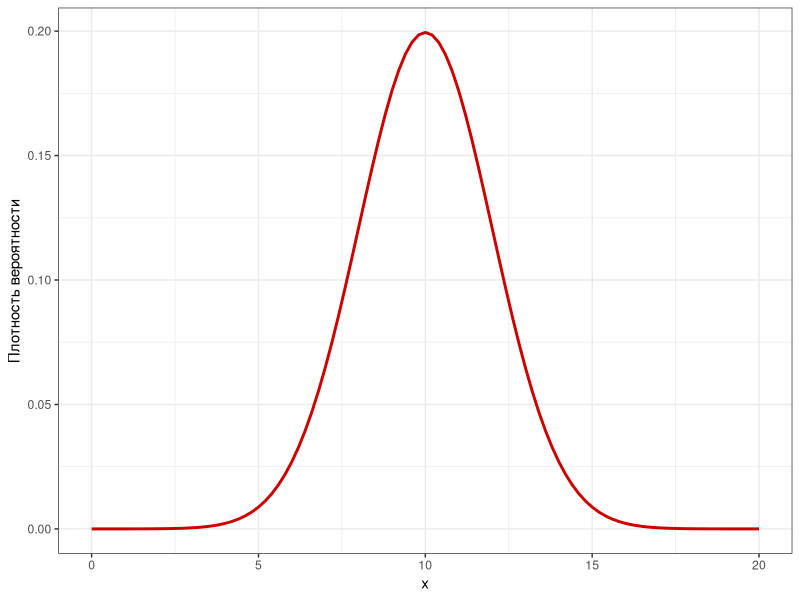
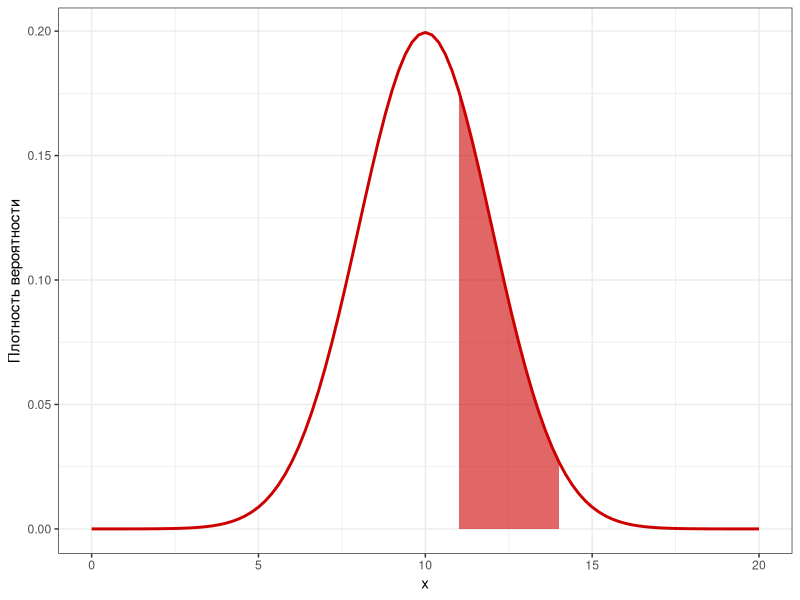
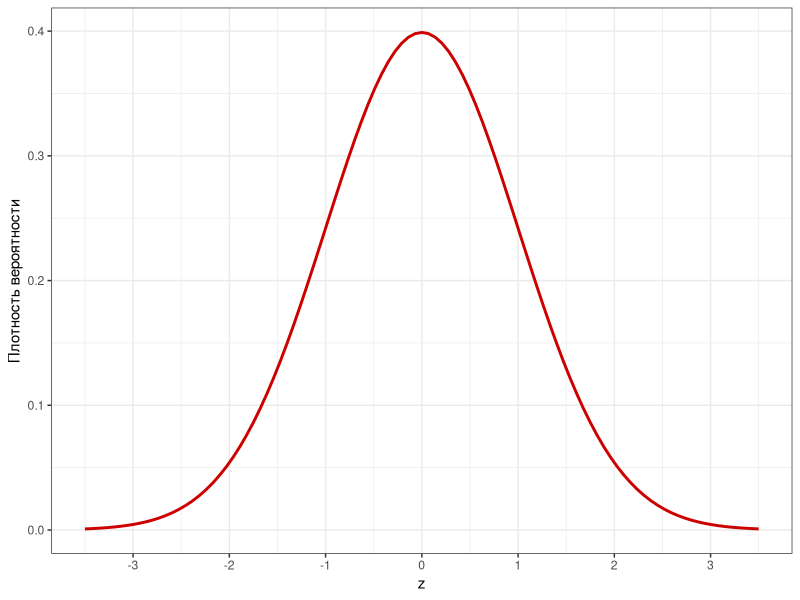
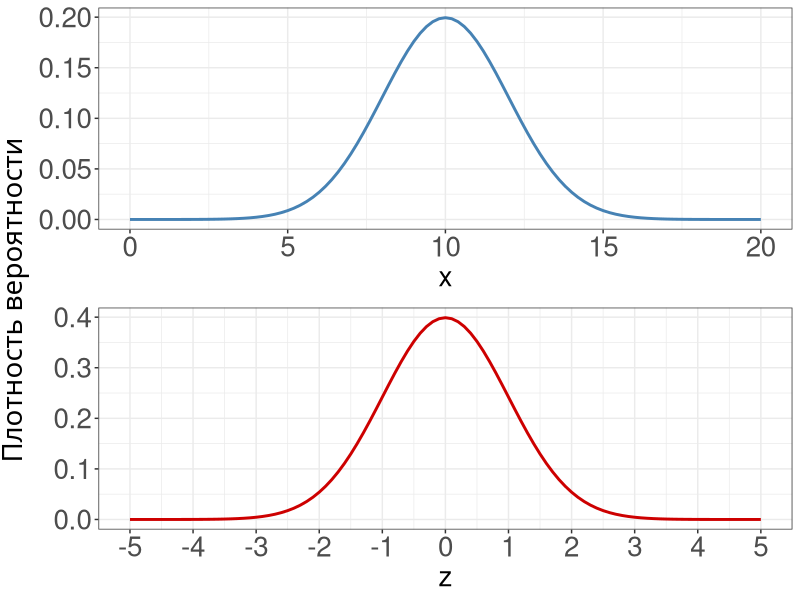
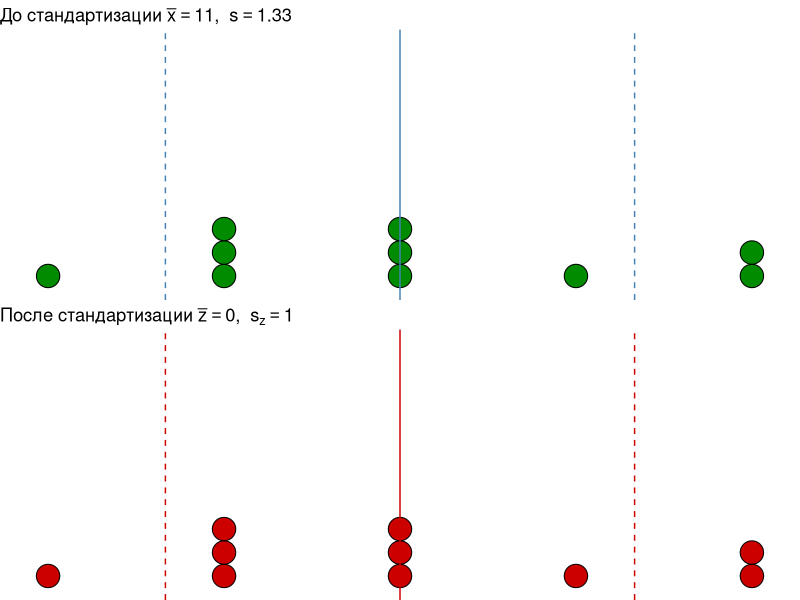
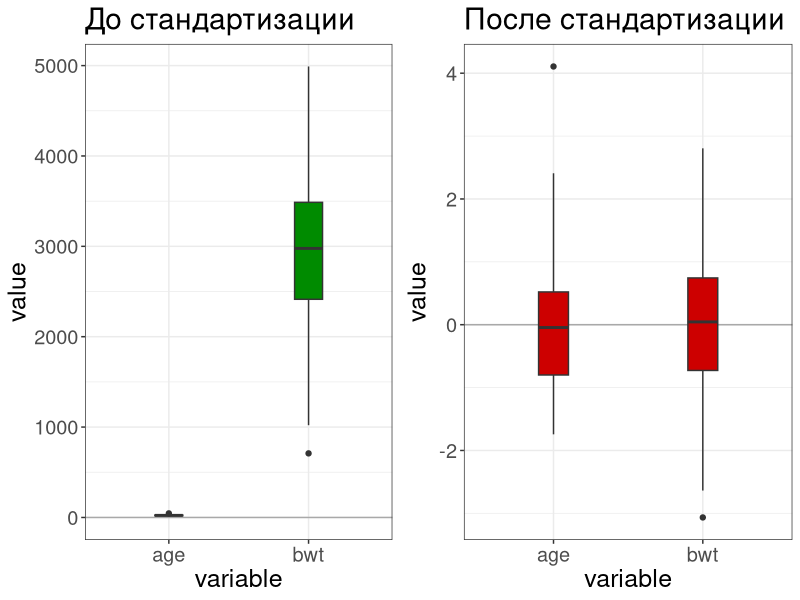
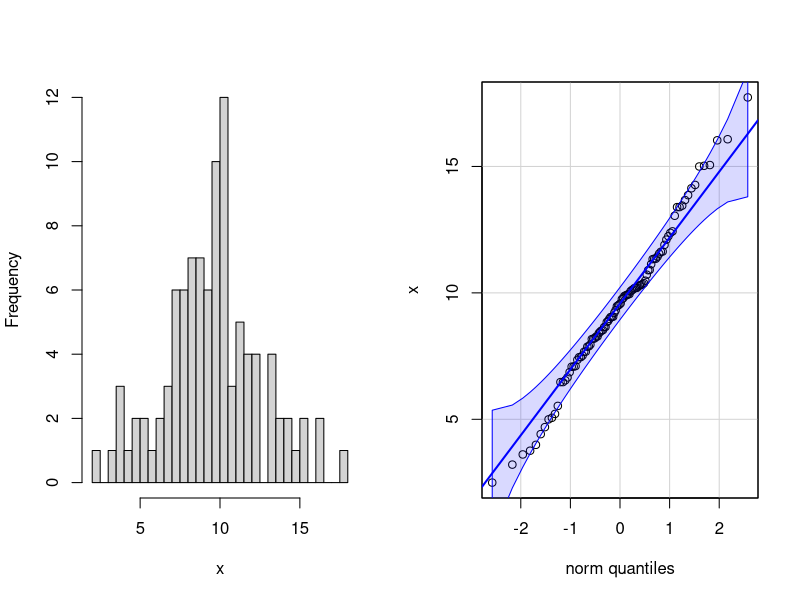
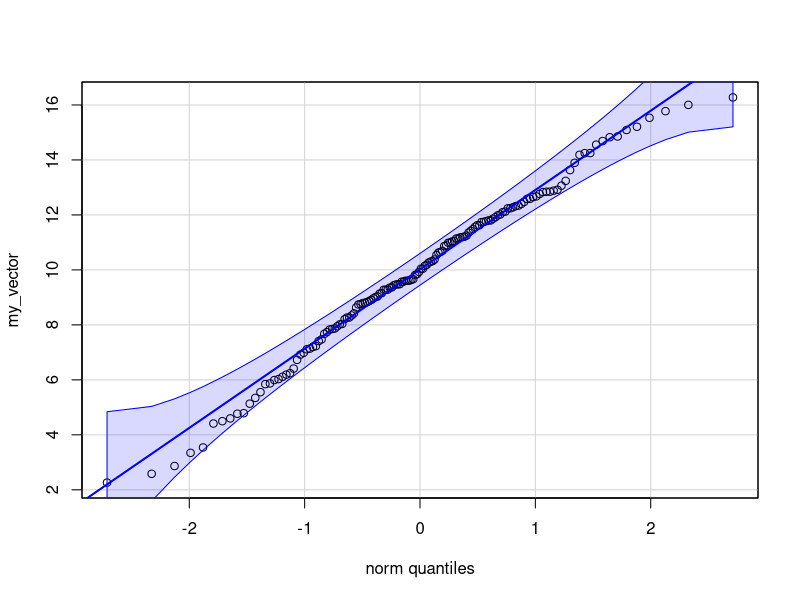

Reproduce these figures in R, in order. (Note: this script raises an error after producing the figures.)
## ---- chunk 1
library(knitr)
library(ggplot2)
library(gridExtra)
library(cowplot)

opts_chunk$set(tidy = FALSE, fig.width = 7, fig.height = 7, warning = FALSE, message = FALSE, echo = TRUE, fig.align='center')


## ---- chunk 2
library(cowplot)
library(ggplot2)
theme_set(theme_bw())
ND_curve <- ggplot(data = data.frame(x = 0:20), aes(x = x)) +
  stat_function(fun = dnorm, args = list(mean = 10, sd = 2), 
                colour = 'red3', size = 1) +
  labs(y = 'Плотность вероятности')
ND_curve
## ---- chunk 3
ND_curve + 
    stat_function(geom = 'area', fun = dnorm, args = list(mean = 10, sd = 2), 
                  xlim = c(11, 14), alpha = 0.6, fill = 'red3')
## ---- chunk 4
ggplot(data = data.frame(x = -3.5:3.5), aes(x = x)) +
  stat_function(fun = dnorm, args = list(mean = 0, sd = 1), 
                colour = 'red3', size = 1) +
  scale_x_continuous(breaks = -3:3) +
  labs(x = 'z', y = 'Плотность вероятности')
## ---- chunk 5
gg_sample <- ggplot(data = data.frame(x = 0:20), aes(x = x)) +
  stat_function(fun = dnorm, args = list(mean = 10, sd = 2), 
                colour = 'steelblue', size = 1) +
    theme(axis.text = element_text(size = 20),
        axis.title = element_text(size = 20)) +
    labs(y = ' ')

gg_z <- ggplot(data = data.frame(x = -5:5), aes(x = x)) +
  stat_function(fun = dnorm, args = list(mean = 0, sd = 1), 
                colour = 'red3', size = 1) +
  scale_x_continuous(breaks = -5:5) +
  theme(axis.text = element_text(size = 20),
        axis.title = element_text(size = 20)) +
  labs(x = 'z', y = ' ', size = 20)

gg_sample_z <- plot_grid(gg_sample, gg_z, ncol = 1, align = 'v')
ggdraw(gg_sample_z) + 
  draw_label('Плотность вероятности', angle = 90, x = 0.015, y = 0.5, size = 20, fontfamily = 'GT Eesti Pro Display')
## ---- chunk 6
set.seed(4122113)

Xi <- round(rnorm(n = 10, mean = 10, sd = 2), 0)
Mu <- mean(Xi)
Sd <- sd(Xi)
Zi <- (Xi - Mu) / Sd
Z <- data.frame(Xi, Zi)

lab_sample <- substitute(paste('До стандартизации', ~bar(x)==Mu, ',  ', s==Sd),
                         list(Mu = format(Mu, digits = 1, nsmall = 0), 
                              Sd = format(Sd, digits = 1, nsmall = 2)))
lab_z <- expression(paste('После стандартизации', ~bar(z)==0, ',  ', s[z]==1))

gg_sample <- ggplot(data = Z, aes(x = Xi)) + 
  geom_dotplot(fill = 'green4') +
  scale_x_continuous(breaks = seq(0, 20, 1)) +
  geom_vline(xintercept = mean(Xi), 
             colour = 'steelblue') +
  geom_vline(xintercept = mean(Xi) + sd(Xi) * c(-1, 1), 
             colour = 'steelblue', linetype = 'dashed') + 
  labs(title = lab_sample, x = 'x') +
  theme(text = element_text(size = 20))
  

gg_z <- ggplot(data = Z, aes(x = Zi)) + 
  geom_dotplot(fill = 'red3') +
  geom_vline(xintercept = mean(Zi), 
             colour = 'red3') +
  geom_vline(xintercept = mean(Zi) + sd(Zi) * c(-1, 1), 
             colour = 'red3', linetype = 'dashed') +
  labs(title = lab_z, x = 'z') +
  theme(text = element_text(size = 20))
  
    

plot_grid(gg_sample + theme_void(),
          gg_z + theme_void(), 
          ncol = 1)
## ---- chunk 7
library(dplyr)
library(tidyr)
data('birthwt', package = 'MASS')
gg_unscaled <- birthwt %>% 
  dplyr::select(age, bwt) %>% 
  gather(variable, value) %>% 
  ggplot(aes(x = variable, y = value)) + 
  geom_hline(yintercept = 0, colour = 'darkgrey') +
  geom_boxplot(fill = 'green4', width = 0.2) +
  labs(title = 'До стандартизации') + 
  theme(text = element_text(size = 18))

gg_scaled <- birthwt %>% 
  dplyr::select(age, bwt) %>% 
  scale() %>% data.frame() %>% 
  gather(variable, value) %>%
  ggplot(aes(x = variable, y = value)) + 
  geom_hline(yintercept = 0, colour = 'darkgrey') +
  geom_boxplot(fill = 'red3', width = 0.2) +
  labs(title = 'После стандартизации') + 
  theme(text = element_text(size = 18))

plot_grid(gg_unscaled, gg_scaled, ncol = 2)
## ---- chunk 8
library(car)
set.seed(9109)
x <- rnorm(n = 100, mean = 10, sd = 3)
par(mfrow = c(1, 2))
hist(x, nclass = 30, main = "")
qqPlot(x, id = FALSE)
par(mfrow = c(1, 1))
## ---- chunk 9
set.seed(9128)
my_vector <- rnorm(n = 150, mean = 10, sd = 3)
library(car)
qqPlot(my_vector, id = FALSE) # квантильный график
## ---- chunk 10
library(car)
set.seed(3287447)
x <-c(rnorm(n = 75, mean = 10, sd = 4), rnorm(n = 75, mean = 30, sd = 6))
par(mfrow = c(1, 2))
hist(x, nclass = 30, main = '')
qqPlot(x, id = FALSE)
par(mfrow = c(1, 1))
## ---- chunk 11
set.seed(8921)
x <- rpois(n = 100, lambda = 4)
par(mfrow = c(1, 2))
hist(x , nclass = 30, main = '')
qqPlot(x, id = FALSE)
par(mfrow = c(1, 1))
## ---- chunk 12
set.seed(49199158)
x <- rt(n = 150, df = 6)
par(mfrow = c(1, 2))
hist(x , nclass = 30, main = '')
qqPlot(x, id = FALSE)
par(mfrow = c(1, 1))
## ---- chunk 13
set.seed(1298)
x <- rchisq(n = 150, df = 1)
par(mfrow = c(1, 2))
hist(x, nclass = 30, main = '')
qqPlot(x, id = FALSE)
par(mfrow = c(1, 1))
## ---- chunk 14
data("women")
str(women)
qqPlot(women$height, id = FALSE)
## ---- chunk 15
data("iris")
str(iris)
op <- par(mfrow = c(1, 2))
qqPlot(iris$Sepal.Length, id = FALSE)
hist(iris$Sepal.Length)
par(op)
## ---- chunk 16
data("lynx")
str(lynx)
op <- par(mfrow = c(1, 2))
qqPlot(lynx, id = FALSE)
hist(lynx)
par(op)
## ---- chunk 17
mu <- 0; sig <- 1; X1 <- -2; X2 <- 2
dfr <- data.frame(z = seq(-4, 4, length.out = 1000))

gg_part <- ggplot(dfr, aes(x = z)) +
  scale_x_continuous(name = 'z', breaks = -3:3) +
  labs(y = 'Плотность вероятности') +
  geom_vline(xintercept = c(-0.5, 1.25), linetype = 'dashed', colour = 'red') +
  stat_function(geom = 'area', fun = dnorm, args = list(mean = mu, sd = sig), 
                size = 1, fill = 'red3', alpha = 0.5, xlim = c(-0.5, 1.25)) +
  stat_function(geom = 'line', fun = dnorm, args = list(mean = mu, sd = sig), 
                size = 1, colour = 'red3') +
  theme(text = element_text(size = 18))

gg_part +
annotate(geom = 'text', parse = TRUE,
           x = mu, y = 0.15, 
           label = "P")
## ---- chunk 18
mu <- 0; sig <- 1; X1 <- -1.5; X2 <- 1.5
dfr <- data.frame(z = seq(-4, 4, length.out = 1000))

gg_all <- ggplot(dfr, aes(x = z)) +
  scale_x_continuous(name = 'z', breaks = -3:3) +
  labs(y = 'Плотность вероятности') + 
  stat_function(geom = 'area', fun = dnorm, args = list(mean = mu, sd = sig), 
                size = 1, fill = 'red3', alpha = 0.5) +
  stat_function(geom = 'line', fun = dnorm, args = list(mean = mu, sd = sig), 
                size = 1, colour = 'red3')

gg_all +
annotate(geom = 'text', parse = TRUE,
           x = mu, y = 0.15, 
           label = "P[group('(',list(-infinity, infinity),')')] == 1")
## ---- chunk 19
gg_X1 <- ggplot(dfr, aes(x = z)) +
  scale_x_continuous(name = 'z', breaks = -3:3) +
  labs(y = 'Плотность вероятности') + 
    stat_function(geom = 'line', fun = dnorm, args = list(mean = mu, sd = sig), 
                  size = 1, colour = 'red3') +
  geom_vline(xintercept = X1, linetype = 'dashed', colour = 'red') +
  annotate('point', x = X1, y = dnorm(X1, mean = mu, sd = sig), 
           colour = 'red3', fill = 'lightblue', shape = 21, size = 3) +
  annotate(geom = 'text', parse = TRUE, 
             x = X1, y = dnorm(X1, mean = mu, sd = sig), 
             label = paste0("P[(x == ", X1, ")] == 0"), 
             hjust = 1.1, size = 6) +
  theme(text = element_text(size = 18))

gg_X1
## ---- chunk 20
gg_less_X2 <- ggplot(data = dfr, aes(x = z)) +
  geom_vline(xintercept = X2, linetype = 'dashed', colour = 'red') +
  scale_x_continuous(name = 'z', breaks = -3:3) +
  stat_function(fun = dnorm, args = list(mean = mu, sd = sig), 
                colour = 'red3', size = 3) +
  labs(x = 'Значение', y = 'Плотность вероятности') +
  stat_function(geom = 'area', fun = dnorm, args = list(mean = mu, sd = sig), 
                xlim = c(min(dfr$z), X2), alpha = 0.6, fill = 'red3') +
  theme(text = element_text(size = 18))

gg_less_X2 +
    annotate(geom = 'text', parse = TRUE, 
           x = X2, y = dnorm(X2, mean = mu, sd = sig), 
           label = paste0("P[(x <= ", X2, ")]"), 
           hjust = 1.1, size = 5)
## ---- chunk 21
gg_greater_X2 <- ggplot(data = dfr, aes(x = z)) +
  geom_vline(xintercept = X2, linetype = 'dashed', colour = 'red') +
  scale_x_continuous(name = 'z', breaks = -3:3) +
  stat_function(fun = dnorm, args = list(mean = mu, sd = sig), 
                colour = 'red3', size = 1) +
  labs(x = 'Значение', y = 'Плотность вероятности') +
  stat_function(geom = 'area', fun = dnorm, args = list(mean = mu, sd = sig), 
                xlim = c(X2, max(dfr$z)), alpha = 0.6, fill = 'red3')

gg_greater <- plot_grid(gg_greater_X2 + theme_void(), 
          gg_all + theme_void(), 
          gg_less_X2 + theme_void(), 
          nrow = 1)

gg_greater <- ggdraw(gg_greater) + 
  draw_label(label = '=', size = 20, x = 0.33, y = 0.5) +
  draw_label(label = '–', size = 20, x = 0.66, y = 0.5)

gg_between_X1X2 <- ggplot(data = dfr, aes(x = z)) +
  geom_vline(xintercept = X1, linetype = 'dashed', colour = 'red') +
  geom_vline(xintercept = X2, linetype = 'dashed', colour = 'red') +
  scale_x_continuous(name = 'z', breaks = -3:3) +
  stat_function(fun = dnorm, args = list(mean = mu, sd = sig), 
                colour = 'red3', size = 1) +
  labs(x = 'Значение', y = 'Плотность вероятности') +
  stat_function(geom = 'area', fun = dnorm, args = list(mean = mu, sd = sig), 
                xlim = c(X1, X2), alpha = 0.6, fill = 'red3')
gg_less_X1 <- ggplot(data = dfr, aes(x = z)) +
  geom_vline(xintercept = X1, linetype = 'dashed', colour = 'red') +
  scale_x_continuous(name = 'z', breaks = -3:3) +
  stat_function(fun = dnorm, args = list(mean = mu, sd = sig), 
                colour = 'red3', size = 1) +
  labs(x = 'Значение', y = 'Плотность вероятности') +
  stat_function(geom = 'area', fun = dnorm, args = list(mean = mu, sd = sig), 
                xlim = c(min(dfr$z), X1), alpha = 0.6, fill = 'red3')

gg_between <- plot_grid(gg_between_X1X2 + theme_void(),
                        gg_less_X2 + theme_void(), 
                        gg_less_X1 + theme_void(), 
                        nrow = 1)

gg_between <- ggdraw(gg_between) + 
  draw_label(label = '=', size = 20, x = 0.33, y = 0.5) +
  draw_label(label = '–', size = 20, x = 0.66, y = 0.5)

plot_grid(gg_greater, gg_between, nrow = 2)
## ---- chunk 22
#| fig-width: 5
#| fig-align: center
knitr::include_graphics("images/tres-caracoles.jpg")
## ---- chunk 23
Z_1 <- (3 - 5) / 1.5
pnorm(q = Z_1)
# или то же самое
pnorm(q = 3, mean = 5, sd = 1.5)
## ---- chunk 24
mu <- 5; sig <- 1.5; X1 <- 3; X2 <- 6
dfr <- data.frame(x = seq(0, 10, length.out = 1000))
dfr$y <- dnorm(dfr$x, mean = mu, sd = sig)
dfr$y[!(dfr$x < X1)] <- NA

ggplot(dfr, aes(x = x)) +
  stat_function(fun = dnorm, args = list(mean = mu, sd = sig), size = 1, geom = "line", colour = "steelblue") +
  scale_x_continuous(name = "Диаметр", breaks = 1:9,
                     sec.axis = sec_axis(~(. - mu)/sig, name = "Z-оценка", breaks = -4:4)) +
  labs(y = "Плотность вероятности") +
  geom_area(aes(x = x, y = y), fill = "steelblue", alpha = 0.5) +
  geom_vline(xintercept = X1, colour = "red3", linetype = "dashed")
## ---- chunk 25
1 - pnorm(q = 6, mean = 5, sd = 1.5)
## ---- chunk 26
dfr <- data.frame(x = seq(0, 10, length.out = 1000))
dfr$y <- dnorm(dfr$x, mean = mu, sd = sig)
dfr$y[!(dfr$x > X2)] <- NA
ggplot(dfr, aes(x = x)) +
  stat_function(fun = dnorm, args = list(mean = mu, sd = sig), size = 1, geom = "line", colour = "steelblue") +
  scale_x_continuous(name = "Диаметр", breaks = 1:8,
                     sec.axis = sec_axis(~(. - mu)/sig, name = "Z-оценка", breaks = -4:4)) +
  labs(y = "Плотность вероятности") +
  geom_area(aes(x = x, y = y), fill = "steelblue", alpha = 0.5) +
  geom_vline(xintercept = X2, colour = "red3", linetype = "dashed")
## ---- chunk 27
pnorm(q = 6, mean = 5, sd = 1.5) - 
  pnorm(q = 3, mean = 5, sd = 1.5)
## ---- chunk 28
dfr <- data.frame(x = seq(0, 10, length.out = 1000))
dfr$y <- dnorm(dfr$x, mean = mu, sd = sig)
dfr$y[!(dfr$x > X1 & dfr$x < X2)] <- NA
ggplot(dfr, aes(x = x)) +
  stat_function(fun = dnorm, args = list(mean = mu, sd = sig), size = 1, geom = "line", colour = "steelblue") +
  scale_x_continuous(name = "Диаметр", breaks = 1:9,
                     sec.axis = sec_axis(~(. - mu)/sig, name = "Z-оценка", breaks = -4:4)) +
  labs(y = "Плотность вероятности") +
  geom_area(aes(x = x, y = y), fill = "steelblue", alpha = 0.5) +
  geom_vline(xintercept = X1, colour = "red3", linetype = "dashed") +
  geom_vline(xintercept = X2, colour = "red3", linetype = "dashed")
## ---- chunk 29
Z_short <- (160 - 174.7) / 6.65
pnorm(q = Z_short)
# или то же самое
pnorm(q = 160, mean = 174.7, sd = 6.65)
## ---- chunk 30
mu <- 174.7; sig <- 6.65; X1 <- 160; X2 <- 190
dfr <- data.frame(x = seq(150, 200, length.out = 1000))
dfr$y <- dnorm(dfr$x, mean = mu, sd = sig)
dfr$y[!(dfr$x < X1)] <- NA
ggplot(dfr, aes(x = x)) +
  stat_function(fun = dnorm, args = list(mean = mu, sd = sig), size = 1, geom = "line", colour = "steelblue") +
  scale_x_continuous(name = "Рост",
                     sec.axis = sec_axis(~(. - mu)/sig, name = "Z-оценка", breaks = -4:4)) +
  labs(y = "Плотность вероятности") +
  geom_area(aes(x = x, y = y), fill = "steelblue", alpha = 0.5) +
  geom_vline(xintercept = X1, colour = "red3", linetype = "dashed")
## ---- chunk 31
1 - pnorm(q = 190, mean = 174.7, sd = 6.65)
## ---- chunk 32
dfr$y <- dnorm(dfr$x, mean = mu, sd = sig)
dfr$y[!(dfr$x > X2)] <- NA
ggplot(dfr, aes(x = x)) +
  stat_function(fun = dnorm, args = list(mean = mu, sd = sig), size = 3, geom = "line", colour = "steelblue") +
  scale_x_continuous(name = "Рост",
                     sec.axis = sec_axis(~(. - mu)/sig, name = "Z-оценка", breaks = -4:4)) +
  labs(y = "Плотность вероятности") +
  geom_area(aes(x = x, y = y), fill = "steelblue", alpha = 0.5) +
  geom_vline(xintercept = X2, colour = "red3", linetype = "dashed") +
  theme(text = element_text(size = 18))
## ---- chunk 33
(1 - pnorm(q = 190, mean = 174.7, sd = 6.65)) + 
  pnorm(q = 160, mean = 174.7, sd = 6.65)
## ---- chunk 34
dfr$y1 <- dnorm(dfr$x, mean = mu, sd = sig)
dfr$y1[!(dfr$x < X1)] <- NA
dfr$y2 <- dnorm(dfr$x, mean = mu, sd = sig)
dfr$y2[!(dfr$x > X2)] <- NA

ggplot(dfr, aes(x = x)) +
  stat_function(fun = dnorm, args = list(mean = mu, sd = sig), size = 2, geom = "line", colour = "steelblue") +
  scale_x_continuous(name = "Рост",
                     sec.axis = sec_axis(~(. - mu)/sig, name = "Z-оценка", breaks = -4:4)) +
  labs(y = "Плотность вероятности") +
  geom_area(aes(x = x, y = y1), fill = "steelblue", alpha = 0.5) +
  geom_area(aes(x = x, y = y2), fill = "steelblue", alpha = 0.5) +
  geom_vline(xintercept = X1, colour = "red3", linetype = "dashed") +
  geom_vline(xintercept = X2, colour = "red3", linetype = "dashed") +
  theme(text = element_text(size = 18))
